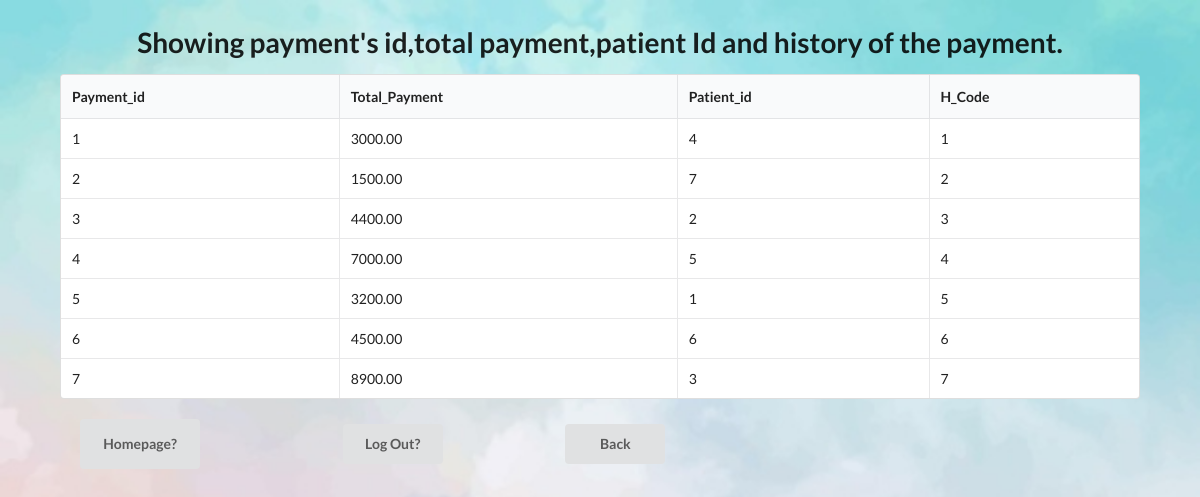
The app's page /opms_final/join3.php with its own data.
### tables this page shows
CREATE TABLE `history` (
  `Remarks` varchar(1000) NOT NULL,
  `V_Date` varchar(50) NOT NULL,
  `V_Month` varchar(50) NOT NULL,
  `V_Year` varchar(50) NOT NULL,
  `H_Code` int(11) NOT NULL,
  `Patient_id` int(11) NOT NULL,
  `Payment_id` int(11) NOT NULL
);

CREATE TABLE `payment` (
  `Payment_id` int(11) NOT NULL,
  `Payment_Date` varchar(50) NOT NULL,
  `Old_Amount` float(7,2) NOT NULL,
  `New_Amount` float(7,2) NOT NULL,
  `Total_Payment` float(8,2) NOT NULL,
  `Paid` varchar(50) NOT NULL,
  `Unpaid` varchar(50) NOT NULL,
  `Payment_Time` varchar(50) NOT NULL,
  `Patient_id` int(11) NOT NULL
);

### opms_final/join3.php (the view, shortened to what this page needs)
<html>
<head>
    <link rel="stylesheet" href="https://cdnjs.cloudflare.com/ajax/libs/semantic-ui/2.4.1/semantic.min.css">
</head>
<body>
    <h1 style = "text-align:center">Showing payment's id,total payment,patient Id and history of the payment.</h1>
    <?php
	$connect = mysqli_connect( HOST, USER, PASS, DB )
		or die("Can not connect");
	$results = mysqli_query( $connect, "SELECT p.Payment_id,p.Total_Payment,p.Patient_id,h.H_Code from payment p JOIN history h USING(Payment_id)")
	or die("Can not execute query");
    echo "<table style='width: 90%;margin: 0 auto'class='ui celled unstackable table'> \n";
    echo "<thead><tr><th>Payment_id</th><th>Total_Payment</th><th>Patient_id</th><th>H_Code</th></tr></thead><tbody> \n";
    while( $rows = mysqli_fetch_array( $results ) ) {
		extract( $rows );
		echo "<tr>";
		echo "<td> $Payment_id</td>";
        echo "<td> $Total_Payment</td>";
		echo "<td> $Patient_id</td>";
        echo "<td> $H_Code</td>";
	}
    echo "</tbody></table> \n";
?>
    <br><a href="getin.php"><button style='margin: 0px 80px;height:50px; width:120px'class="ui Magenta button">Homepage?</button></a>
        <a href="logout.php"><button style='margin: 0px 60px;height:40px; width:100px' class='ui Lime button'>Log Out?</button></a>
		 <a href="Payment_input.php"><button style='margin: 0px 60px;height:40px; width:100px' class='ui Lime button'>Back</button></a>
</body>
</html>

### opms_final/join3.php (style rules this page uses)
body { background-image: url('hh.jpg'); background-repeat: no-repeat; background-attachment: fixed; background-size: 100% 100%; }

### records on screen
history: Payment.Payment_id "1", Payment.Total_Payment "3000.00", Payment.Patient_id "4", H_Code "1"
history: Payment.Payment_id "2", Payment.Total_Payment "1500.00", Payment.Patient_id "7", H_Code "2"
history: Payment.Payment_id "3", Payment.Total_Payment "4400.00", Payment.Patient_id "2", H_Code "3"
history: Payment.Payment_id "4", Payment.Total_Payment "7000.00", Payment.Patient_id "5", H_Code "4"
history: Payment.Payment_id "5", Payment.Total_Payment "3200.00", Payment.Patient_id "1", H_Code "5"
history: Payment.Payment_id "6", Payment.Total_Payment "4500.00", Payment.Patient_id "6", H_Code "6"
history: Payment.Payment_id "7", Payment.Total_Payment "8900.00", Payment.Patient_id "3", H_Code "7"
